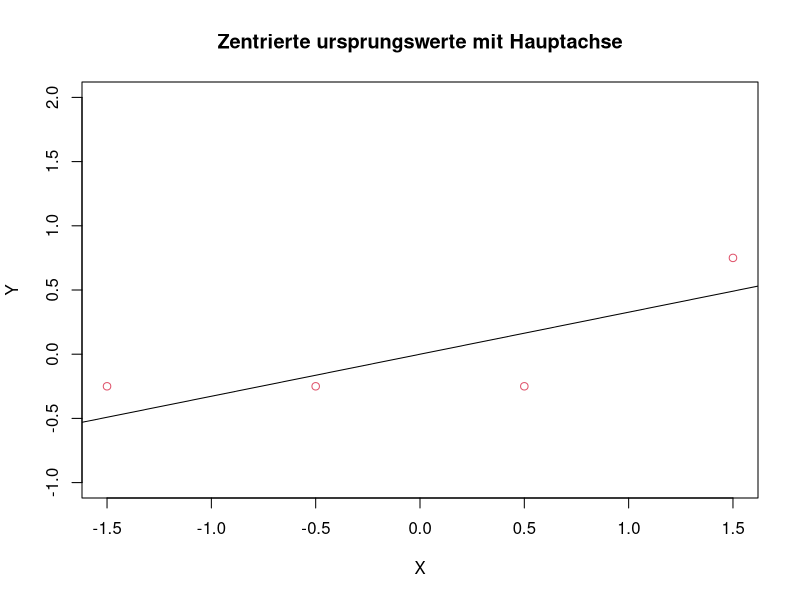
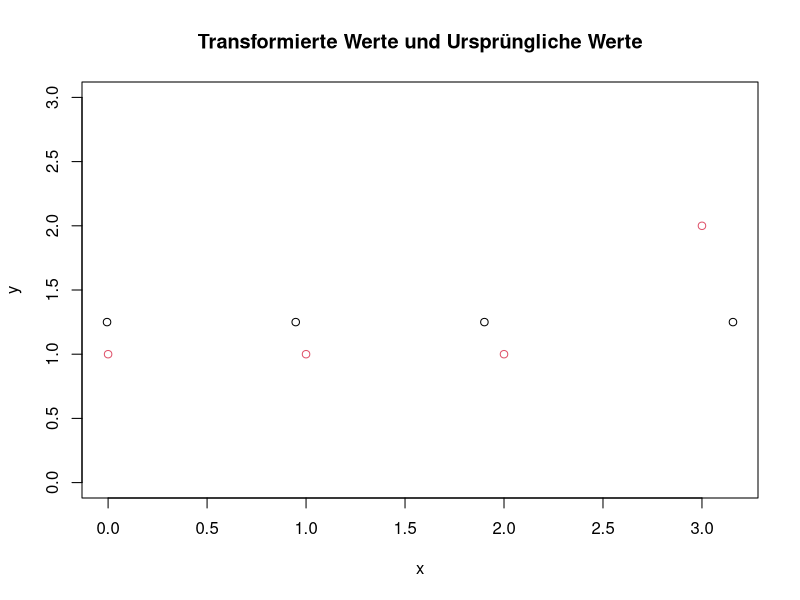
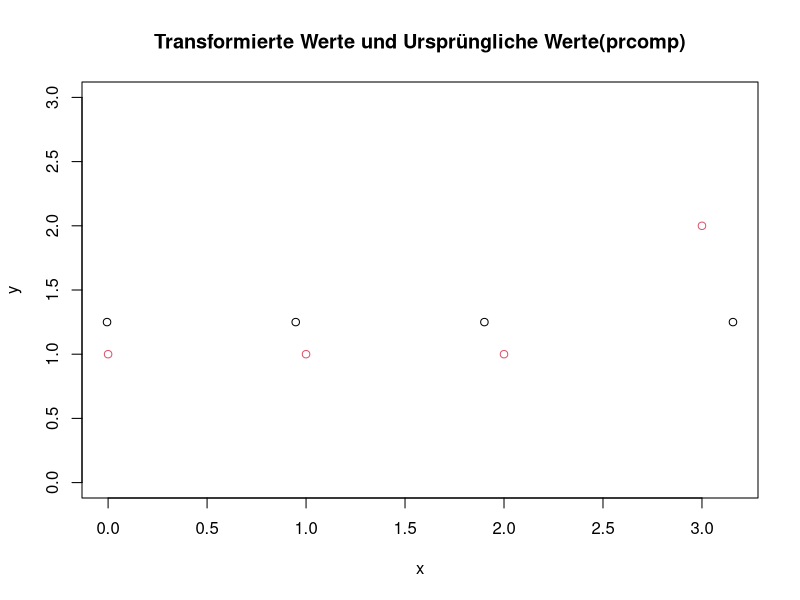
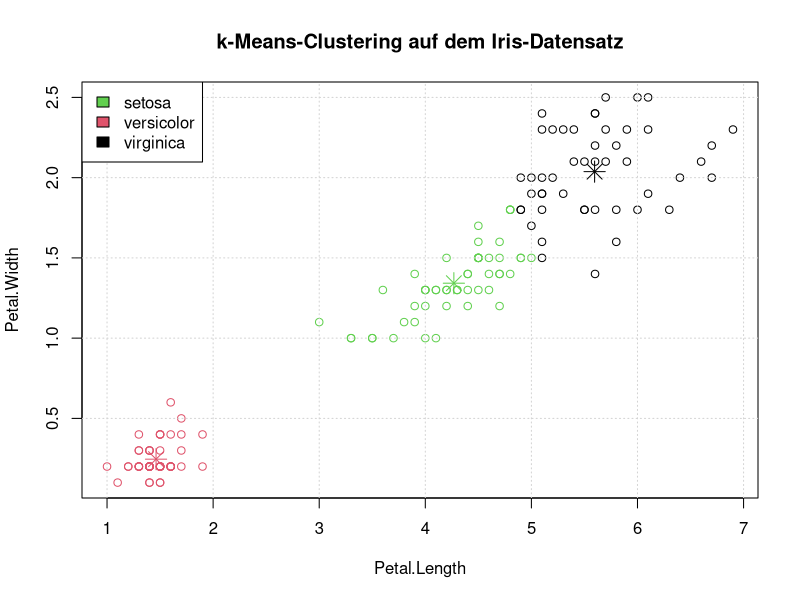
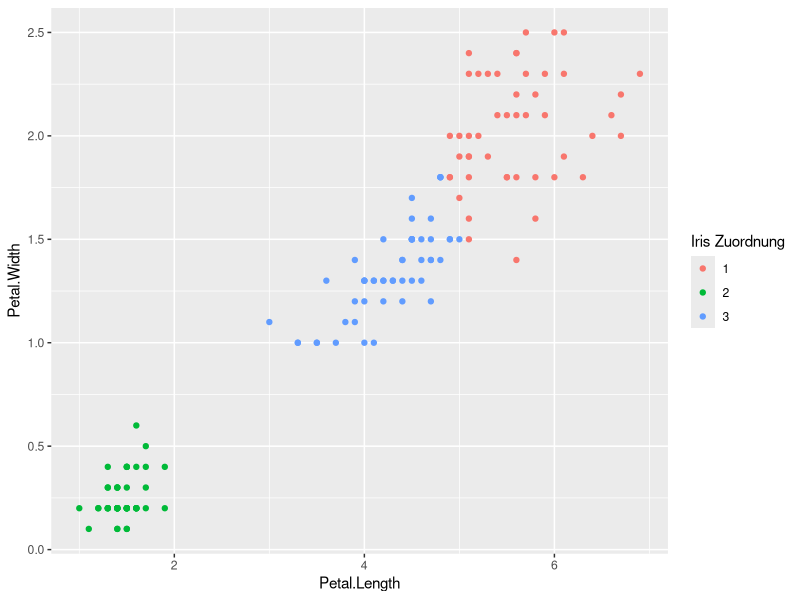
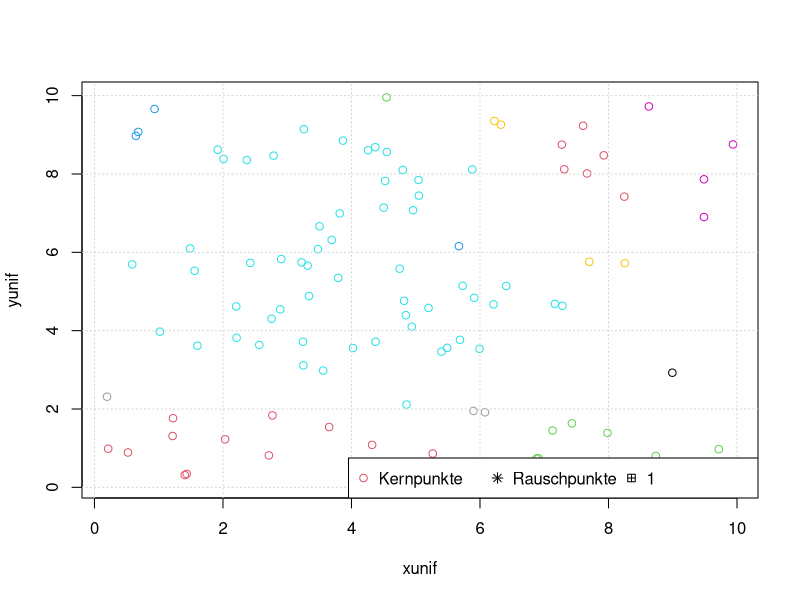
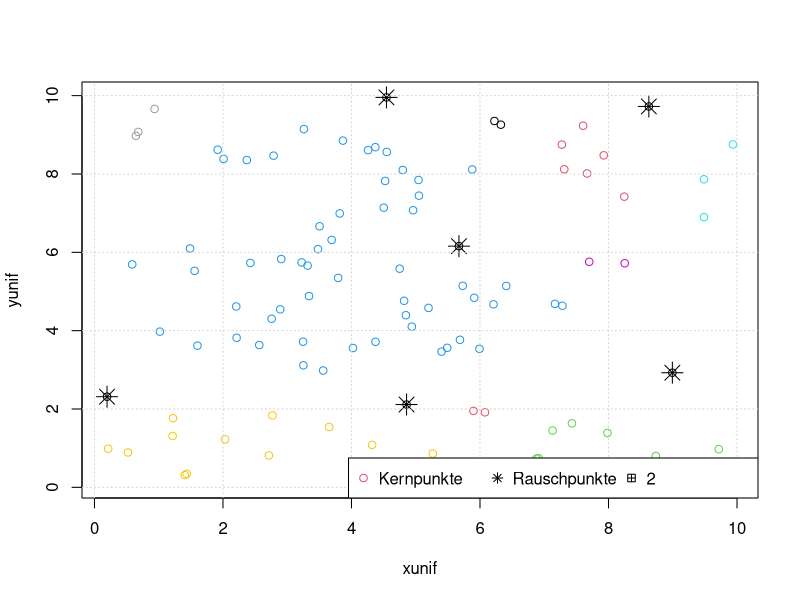
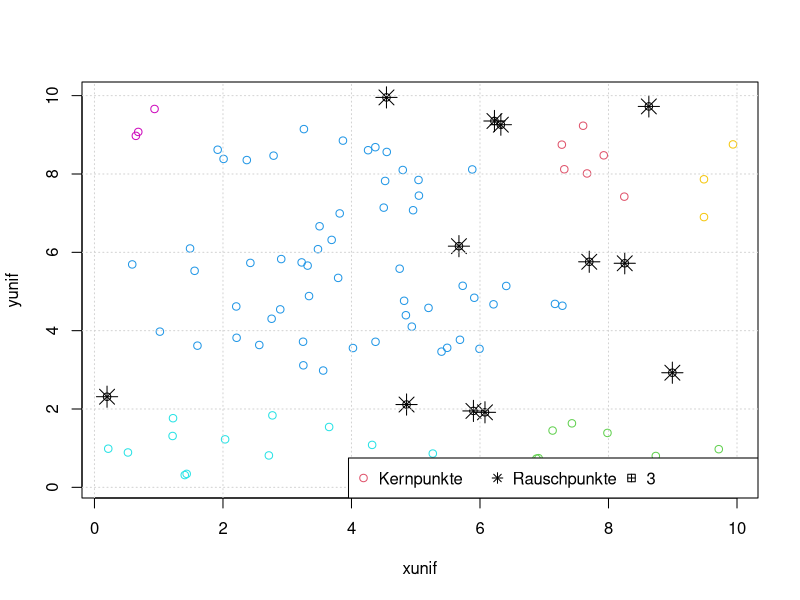

Write R code to recreate these figures, in order.
## ---- chunk 1
knitr::opts_chunk$set(echo = TRUE)
## ---- chunk 2
#library('jpeg')
#Bild = jpeg::readJPEG(source = "Aufgabe1cut.JPG")
#knitr::include_graphics(Bild)  #Funktioniert nicht
#plot(Bild)
## ---- chunk 3
x = c(0,1,2,3)
y = c(1,1,1,2)
A = rbind(x,y)  #gegebene Matrix A


X = x-mean(x)
Y = y-mean(y)
A_ = rbind(X,Y)   #Mittelpunkt der Matrix A in den Ursprung verschoben


u = eigen(A_ %*% t(A_))
v = eigen(t(A_)%*%A_)
EV = u$vec  #Eigenvektoren der Matrix 
a_i = EV[,1] %*% A_   #Eigenvektor vom größten Eigenwert mal der verschobenen Matrix
## ---- chunk 4
plot(X,Y,main = 'Zentrierte ursprungswerte mit Hauptachse',col = 2,ylim = c(-1,2))
lines(c(-2,2),(0.312/0.953)*c(-2,2)) # Achses des größten Eigenvektors
## ---- chunk 5
 
plot(-1*a_i+mean(x),c(mean(y),mean(y),mean(y),mean(y)),xlab = 'x',ylab = 'y',
     main = 'Transformierte Werte und Ursprüngliche Werte', ylim = c(0,3))
points(x,y,col = 2)

pr = prcomp(t(A_))  #principal components analysis (prcomp()$rotation -> Eigenvektoren)
plot(pr$rotation[,1]%*%A_+mean(x),c(mean(y),mean(y),mean(y),mean(y)),xlab = 'x',ylab = 'y'
     ,main = 'Transformierte Werte und Ursprüngliche Werte(prcomp)', ylim = c(0,3))
points(x,y,col = 2)
## ---- chunk 6
x = c(1.2,1.9,2.5,4.4)
y = c(1.6,3.9,5.8,7.9)
A = rbind(x,y)  #gegebene Matrix A


X = x-mean(x)
Y = y-mean(y)
A_ = rbind(X,Y)


u = eigen(A_ %*% t(A_)) # $values(Eigenwerte) $vector(Eigenvektoren)
v = eigen(t(A_)%*%A_)
a_i = u$vec[,1] %*% A_

print('Werte')
v$vec
sqrt(rbind(c(u$values[1],0),c(0,u$values[2]),c(0,0),c(0,0)))
u$vec
print('Probe')
v$vec %*% sqrt(rbind(c(u$values[1],0),c(0,u$values[2]),c(0,0),c(0,0))) %*% u$vec


print('svdPC')
print('Werte')
(s <- svd(A_))
D = rbind(c(s$d[1],0),c(0,s$d[2])) # Als Matrix
print('Probe')
s$u %*% D %*% t(s$v)    # Funktioniert
#d = t(s$u[,1]) %*% A_   # Größter Eigenvektor
#plot(d[1,]+mean(x),c(mean(y),mean(y),mean(y),mean(y)))
## ---- chunk 7
library(ggplot2)
library(datasets)
data(iris)
## ---- chunk 8
data = t(rbind(iris$Petal.Length,iris$Petal.Width))
colnames(data) <- c("Petal.Length", "Petal.Width")

kmeans = kmeans(data,centers = 3,nstart = 20,iter.max = 50)
## ---- chunk 9
plot(data,col = kmeans$cluster,main = "k-Means-Clustering auf dem Iris-Datensatz",
     xlab = "Petal.Length", ylab = "Petal.Width")
grid()
legend("topleft", c("setosa","versicolor","virginica"), fill=c("3","2","1"))
points(kmeans$centers,col = 1:3,pch = 8,cex = 2)
## ---- chunk 10
df = data.frame(data,grup = (kmeans$cluster))
ggplot(df,aes(Petal.Length,Petal.Width,colour = factor(kmeans$cluster)))+
  geom_point()+
  labs(colour = "Iris Zuordnung")
## ---- chunk 11
library(dbscan)

xunif = runif(100,min = 0,max = 10)
yunif = runif(100,min = 0,max = 10)
unif = data.frame(t(rbind(xunif,yunif)))

xnorm = rnorm(100,mean = 5,sd = 1.5)
ynorm = rnorm(100,mean = 5,sd = 1.5)
norm = data.frame(t(rbind(xnorm,ynorm)))

dbunif = function(dist,minPts){
  dbunif = dbscan(dist,1,minPts = minPts) #dist=Verteilung(unif,norm),epsilon=1,minPunkte in Epsilon für Kern-Randpunkt

  rausp = which(dbunif$cluster %in% 0)

  plot(dist,col = dbunif$cluster+1)
  points(dist[rausp,],pch = 8,cex = 2)
  grid()
  legend("bottomright", c("Kernpunkte","Rauschpunkte",minPts),
         pch = c(1,8,12),horiz = TRUE,col = c(2,1,1))
}


## ---- chunk 12
for (i in c(1:10)) {
  dbunif(unif,i)
  i=i+1
}
## ---- chunk 13
for (i in c(1:10)) {
  dbunif(norm,i)
  i=i+1
}
